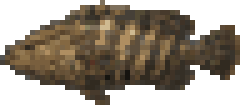
#> input picture assets/images/pixel/fish_grouper.png, 48 x 21 px, found by its file name (shown 5 times larger)
$ python '透過処理.py' fish_grouper.png ... '#' '指定ファイルのみ'
#> lines starting #> are read from the running program, lines starting #| are printed output that depends on the picture; after the words box and inside, x2 and y2 are one past the last pixel; in counts of white or black regions, pixels touching at a corner belong together
#!/usr/bin/env python
# -*- coding: utf-8 -*-
"""Codex image_gen の出力(近白/薄いチェッカー背景・実アルファ無し)を透過PNGに変換する後処理。

縁の背景画素を種に flood fill して「外周とつながった近白領域」だけを透明化するため、
被写体内部の白いハイライトは残る。最後に被写体の外接矩形でトリミングし最大512pxへ縮小。

使い方:
  python 透過処理.py                      # assets/images の全PNGを処理(透過済みは内容で判定)
  python 透過処理.py fish_grouper.png ...  # 指定ファイルのみ
"""
import os, sys
from collections import deque
import numpy as np
from PIL import Image

HERE = os.path.dirname(os.path.abspath(__file__))
IMGDIR = os.path.normpath(os.path.join(HERE, "..", "assets", "images"))
MAXSIZE = 512
WHITE_MIN = 232      # 近白とみなす最小チャンネル値
GRAY_SPREAD = 16     # max-min がこの範囲内なら無彩色(白/灰)


def is_bgish(px):
    r, g, b = int(px[0]), int(px[1]), int(px[2])
    return min(r, g, b) >= WHITE_MIN and (max(r, g, b) - min(r, g, b)) <= GRAY_SPREAD


def process(path):
#> called with path = 'assets/images/fish_grouper.png'
    im = Image.open(path).convert("RGBA")
#> im is the input picture: PIL image 48x21 RGBA; mean R, G, B, A 68.7, 57.7, 42.8, 155.8
    arr = np.array(im)
    h, w = arr.shape[:2]
#> h = 21; w = 48
    rgb = arr[:, :, :3].astype(np.int16)
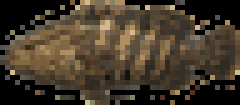
#> rgb: shape (21, 48, 3) int16 (shown 5 times larger); mean R, G, B 68.7, 57.7, 42.8
    mn = rgb.min(axis=2)
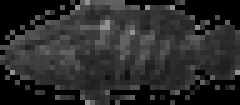
#> mn: shape (21, 48) int16 (shown 5 times larger); min 0, max 145, mean 42.8
    mx = rgb.max(axis=2)
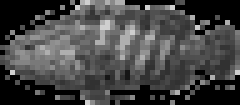
#> mx: shape (21, 48) int16 (shown 5 times larger); min 0, max 207, mean 68.7
    bgish = (mn >= WHITE_MIN) & ((mx - mn) <= GRAY_SPREAD)
#> bgish: shape (21, 48) bool; every value is 0

    visited = np.zeros((h, w), dtype=bool)
    q = deque()
    # 外周の背景画素を種に
    for x in range(w):
        for y in (0, h - 1):
            if bgish[y, x] and not visited[y, x]:
                visited[y, x] = True; q.append((y, x))
    for y in range(h):
        for x in (0, w - 1):
            if bgish[y, x] and not visited[y, x]:
                visited[y, x] = True; q.append((y, x))
    while q:
        y, x = q.popleft()
        for dy, dx in ((1, 0), (-1, 0), (0, 1), (0, -1)):
            ny, nx = y + dy, x + dx
            if 0 <= ny < h and 0 <= nx < w and not visited[ny, nx] and bgish[ny, nx]:
                visited[ny, nx] = True; q.append((ny, nx))

    arr[visited, 3] = 0  # 外周連結の近白を透明化
    # 半透明の縁取り軽減: 透明境界に隣接する薄色を少し落とす(簡易)

    out = Image.fromarray(arr, "RGBA")
    # 被写体の外接矩形でトリミング
    alpha = arr[:, :, 3]
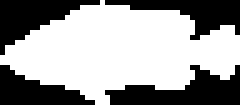
#> alpha: shape (21, 48) (shown 5 times larger); 61.1% white; 4 black regions, box (x1, y1, x2, y2) and area: (21, 13, 48, 21) 120, (0, 0, 20, 11) 97, (21, 0, 48, 8) 92, (0, 13, 19, 21) 83
    ys, xs = np.where(alpha > 8)
#> ys = 616 values from 0 to 20; xs = 616 values, max 47 at index 199, min 0 at index 339, mean 23.83
    if len(xs) and len(ys):
        pad = 8
        x0 = max(int(xs.min()) - pad, 0); x1 = min(int(xs.max()) + pad, w)
#> after `x0 = max(int(xs.min()) - pad, 0)`: x0 = 0
#> after `x1 = min(int(xs.max()) + pad, w)`: x1 = 48
        y0 = max(int(ys.min()) - pad, 0); y1 = min(int(ys.max()) + pad, h)
#> after `y0 = max(int(ys.min()) - pad, 0)`: y0 = 0
#> after `y1 = min(int(ys.max()) + pad, h)`: y1 = 21
        out = out.crop((x0, y0, x1, y1))
    # 縮小
    if max(out.size) > MAXSIZE:
        s = MAXSIZE / max(out.size)
        out = out.resize((max(1, int(out.size[0] * s)), max(1, int(out.size[1] * s))), Image.LANCZOS)
    out.save(path)
    return out.size


def already_transparent(path):
    try:
        im = Image.open(path)
        if im.mode != "RGBA":
            return False
        a = np.array(im)[:, :, 3]
        return bool((a == 0).any())
    except Exception:
        return False


def main():
    only = [a for a in sys.argv[1:]]
    files = only if only else sorted(f for f in os.listdir(IMGDIR) if f.lower().endswith(".png"))
    for f in files:
        p = os.path.join(IMGDIR, f)
        if not os.path.isfile(p):
            print("skip(なし):", f); continue
        if not only and already_transparent(p):
            print("skip(透過済):", f); continue
        try:
            sz = process(p)
#> sz = (48, 21)
            print("透過OK:", f, sz)
#| 透過OK: fish_grouper.png (48, 21)
        except Exception as e:
            print("失敗:", f, e)


if __name__ == "__main__":
    main()
